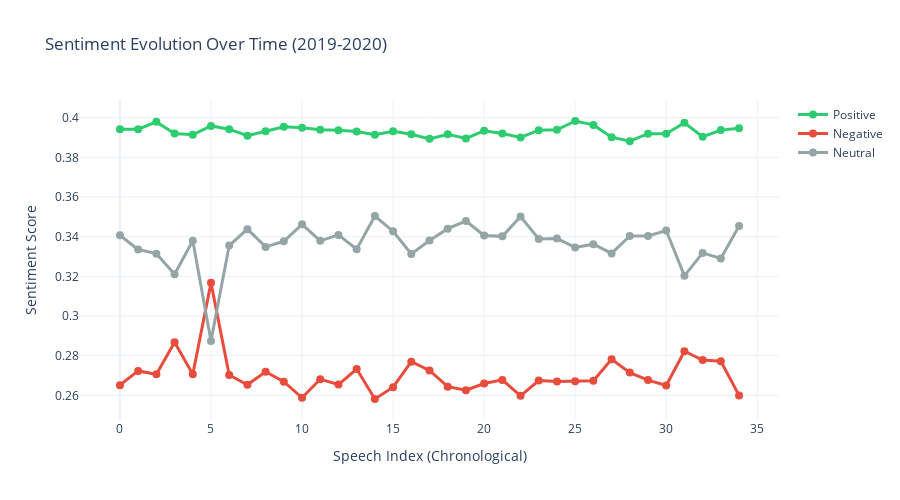

The code cell stored with this chart in its notebook:
### Markdown cell above
## Temporal Analysis: Sentiment Over Time

Analyzing how sentiment evolved throughout 2019 and 2020. Did the tone shift as political events unfolded?

### Code cell
# Create temporal visualization
fig = go.Figure()

# Add sentiment traces
fig.add_trace(go.Scatter(
    x=sentiment_df['speech_idx'],
    y=sentiment_df['positive'],
    mode='lines+markers',
    name='Positive',
    line=dict(color='#2ecc71', width=3),
    marker=dict(size=8),
    hovertemplate='<b>%{text}</b><br>Positive: %{y:.3f}<extra></extra>',
    text=sentiment_df['location']
))

fig.add_trace(go.Scatter(
    x=sentiment_df['speech_idx'],
    y=sentiment_df['negative'],
    mode='lines+markers',
    name='Negative',
    line=dict(color='#e74c3c', width=3),
    marker=dict(size=8),
    hovertemplate='<b>%{text}</b><br>Negative: %{y:.3f}<extra></extra>',
    text=sentiment_df['location']
))

fig.add_trace(go.Scatter(
    x=sentiment_df['speech_idx'],
    y=sentiment_df['neutral'],
    mode='lines+markers',
    name='Neutral',
    line=dict(color='#95a5a6', width=3),
    marker=dict(size=8),
    hovertemplate='<b>%{text}</b><br>Neutral: %{y:.3f}<extra></extra>',
    text=sentiment_df['location']
))

fig.update_layout(
    title='Sentiment Evolution Over Time (2019-2020)',
    xaxis_title='Speech Index (Chronological)',
    yaxis_title='Sentiment Score',
    height=500,
    template='plotly_white',
    hovermode='x unified'
)

fig.show()

### Figure 1 — Plotly figure (JSON) as saved in the notebook; plotly's stock layout.template omitted (floating-point values rounded to 4 significant figures)
{"data": [{"hovertemplate": "<b>%{text}</b><br>Positive: %{y:.3f}<extra></extra>", "line": {"color": "#2ecc71", "width": 3}, "marker": {"size": 8}, "mode": "lines+markers", "name": "Positive", "text": ["Greenville", "Cincinnati", "New Hampshire", "Fayetteville", "New Mexico", "Texas", "Dallas", "Minneapolis", "Lexington", "Tupelo", "Battle Creek", "Hershey", "New Hampshire", "Yuma", "Bemidji", "Fayetteville", "Freeland", "Henderson", "Latrobe", "Minden", "Mosinee", "Ohio", "Pittsburgh", "Salem", "Des Moines", "Milwaukee", "Toledo", "Wildwood", "Charleston", "Colorador Springs", "Las Vegas", "New Hampshire", "Phoenix", "Charlotte", "Tulsa"], "type": "scatter", "x": [0, 1, 2, 3, 4, 5, 6, 7, 8, 9, 10, 11, 12, 13, 14, 15, 16, 17, 18, 19, 20, 21, 22, 23, 24, 25, 26, 27, 28, 29, 30, 31, 32, 33, 34], "y": [0.3941, 0.3942, 0.3979, 0.3921, 0.3914, 0.3959, 0.3942, 0.3909, 0.3932, 0.3954, 0.395, 0.3939, 0.3937, 0.393, 0.3914, 0.3931, 0.3917, 0.3894, 0.3916, 0.3895, 0.3934, 0.392, 0.3901, 0.3937, 0.3939, 0.3984, 0.3964, 0.3902, 0.3882, 0.392, 0.3919, 0.3975, 0.3904, 0.3938, 0.3947]}, {"hovertemplate": "<b>%{text}</b><br>Negative: %{y:.3f}<extra></extra>", "line": {"color": "#e74c3c", "width": 3}, "marker": {"size": 8}, "mode": "lines+markers", "name": "Negative", "text": ["Greenville", "Cincinnati", "New Hampshire", "Fayetteville", "New Mexico", "Texas", "Dallas", "Minneapolis", "Lexington", "Tupelo", "Battle Creek", "Hershey", "New Hampshire", "Yuma", "Bemidji", "Fayetteville", "Freeland", "Henderson", "Latrobe", "Minden", "Mosinee", "Ohio", "Pittsburgh", "Salem", "Des Moines", "Milwaukee", "Toledo", "Wildwood", "Charleston", "Colorador Springs", "Las Vegas", "New Hampshire", "Phoenix", "Charlotte", "Tulsa"], "type": "scatter", "x": [0, 1, 2, 3, 4, 5, 6, 7, 8, 9, 10, 11, 12, 13, 14, 15, 16, 17, 18, 19, 20, 21, 22, 23, 24, 25, 26, 27, 28, 29, 30, 31, 32, 33, 34], "y": [0.2651, 0.2723, 0.2706, 0.2868, 0.2706, 0.3167, 0.2702, 0.2653, 0.2719, 0.2669, 0.2588, 0.2682, 0.2654, 0.2732, 0.2581, 0.2641, 0.277, 0.2726, 0.2643, 0.2626, 0.266, 0.2678, 0.2597, 0.2675, 0.2669, 0.267, 0.2674, 0.2782, 0.2715, 0.2677, 0.265, 0.2823, 0.2778, 0.2772, 0.2599]}, {"hovertemplate": "<b>%{text}</b><br>Neutral: %{y:.3f}<extra></extra>", "line": {"color": "#95a5a6", "width": 3}, "marker": {"size": 8}, "mode": "lines+markers", "name": "Neutral", "text": ["Greenville", "Cincinnati", "New Hampshire", "Fayetteville", "New Mexico", "Texas", "Dallas", "Minneapolis", "Lexington", "Tupelo", "Battle Creek", "Hershey", "New Hampshire", "Yuma", "Bemidji", "Fayetteville", "Freeland", "Henderson", "Latrobe", "Minden", "Mosinee", "Ohio", "Pittsburgh", "Salem", "Des Moines", "Milwaukee", "Toledo", "Wildwood", "Charleston", "Colorador Springs", "Las Vegas", "New Hampshire", "Phoenix", "Charlotte", "Tulsa"], "type": "scatter", "x": [0, 1, 2, 3, 4, 5, 6, 7, 8, 9, 10, 11, 12, 13, 14, 15, 16, 17, 18, 19, 20, 21, 22, 23, 24, 25, 26, 27, 28, 29, 30, 31, 32, 33, 34], "y": [0.3407, 0.3335, 0.3314, 0.3211, 0.338, 0.2874, 0.3355, 0.3438, 0.3349, 0.3377, 0.3462, 0.3379, 0.3409, 0.3337, 0.3504, 0.3428, 0.3313, 0.3381, 0.344, 0.3479, 0.3406, 0.3402, 0.3502, 0.3388, 0.3391, 0.3346, 0.3362, 0.3316, 0.3404, 0.3403, 0.3431, 0.3203, 0.3318, 0.329, 0.3454]}], "layout": {"height": 500, "hovermode": "x unified", "title": {"text": "Sentiment Evolution Over Time (2019-2020)"}, "xaxis": {"title": {"text": "Speech Index (Chronological)"}}, "yaxis": {"title": {"text": "Sentiment Score"}}}}
